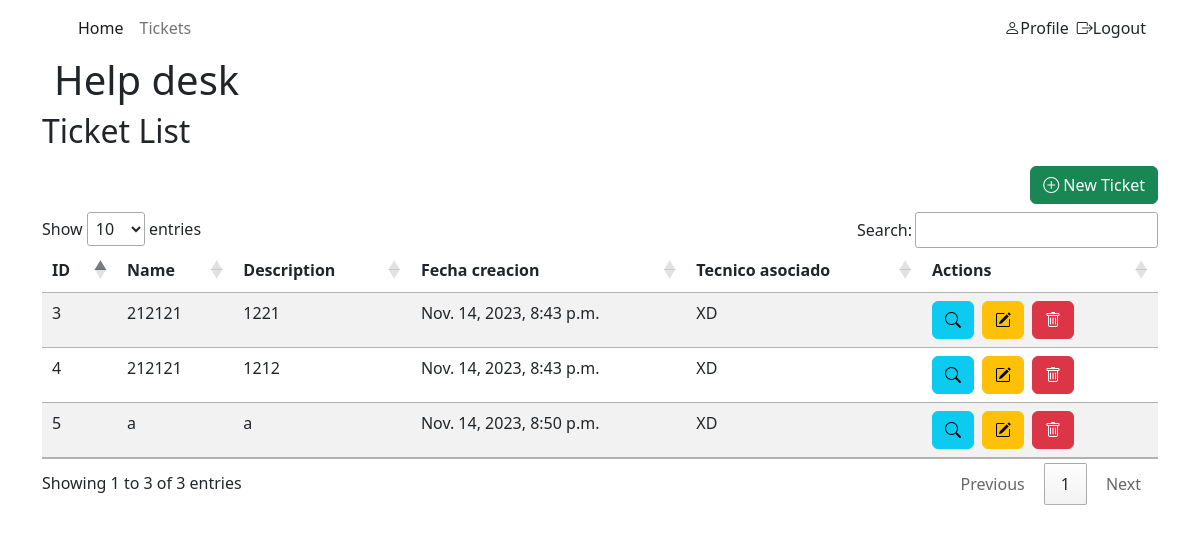
Screenshot of /core/list/ (signed in) with the database file from the repository.
### core/models.py (models this page shows, shortened)
class Ticket(models.Model):
    title = models.CharField(max_length=200)
    description = models.TextField()
    created_at = models.DateTimeField(auto_now_add=True)
    updated_at = models.DateTimeField(auto_now=True)
    tech = models.ForeignKey(Tech, null=True, blank=True, on_delete=models.RESTRICT)

class Tech(models.Model):
    first_name = models.CharField(max_length=100, verbose_name="Nombre")
    last_name = models.CharField(max_length=100, verbose_name="Apellidos")
    user = models.OneToOneField(User, on_delete=models.CASCADE, null=True, blank=True)
    def __str__(self) -> str:
        return self.first_name

### core/views.py (the view)
# urls.py: path('list/', TicketListView.as_view(), name='ticket_list'),
@method_decorator(login_required, name='dispatch')
class TicketListView(ListView):
    model = Ticket
    template_name = 'ticket_list.html'
    context_object_name = 'tickets'

### core/templates/ticket_list.html (shortened to what this page needs)
{% extends 'base.html' %}
{% block content %}
<h2>Ticket List</h2>
<div class="d-flex flex-row-reverse">
    <a class="btn btn-success my-2" href="{% url 'ticket_create' %}"><i class="bi bi-plus-circle"></i>&nbsp;New
        Ticket</a>
</div>
{% if tickets %}
<table id="ticket-list" class="table table-striped">
    <thead>
        <tr>
            <th>ID</th>
            <th>Name</th>
            <th>Description</th>
            <th>Fecha creacion</th>
            <th>Tecnico asociado</th>
            <th>Actions</th>
        </tr>
    </thead>
    <tbody>
        {% for i in tickets %}
        <tr>
            <td>{{ i.id }}</td>
            <td>{{ i.title }}</td>
            <td>{{ i.description }}</td>
            <td>{{ i.created_at }}</td>
            <td>{{ i.tech }}</td>
            <td>
                <div class="d-flex">
                    <a class="btn btn-info me-2" href="{% url 'ticket_detail' i.id %}"><i class="bi bi-search"></i></a>
                    <a class="btn btn-warning me-2" href="{% url 'ticket_update' i.id %}"><i class="bi bi-pencil-square"></i></a>
                    <a class="btn btn-danger me-2" href="{% url 'ticket_delete' i.id %}"><i class="bi bi-trash"></i></a>
                </div>
            </td>
        </tr>
        {% endfor %}
    </tbody>
</table>
{% else %}
<h3>No existen Tickets</h3>
{% endif %}
{% endblock %}

### rows the page displays
Ticket: id "3", title "212121", description "1221", created_at "Nov. 14, 2023, 8:43 p.m.", tech "XD"
Ticket: id "4", title "212121", description "1212", created_at "Nov. 14, 2023, 8:43 p.m.", tech "XD"
Ticket: id "5", title "a", description "a", created_at "Nov. 14, 2023, 8:50 p.m.", tech "XD"
